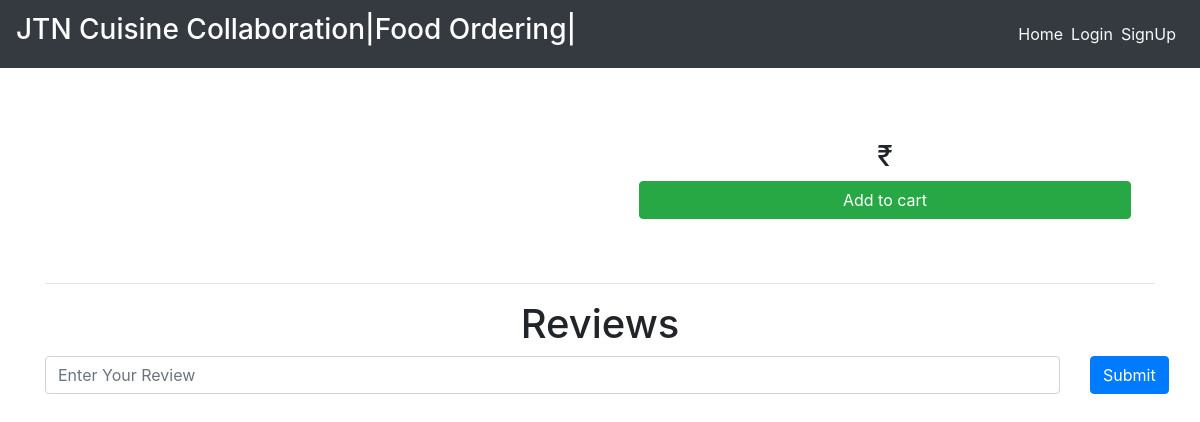
The page /dishes/gulabjamun on the database as committed earlier.
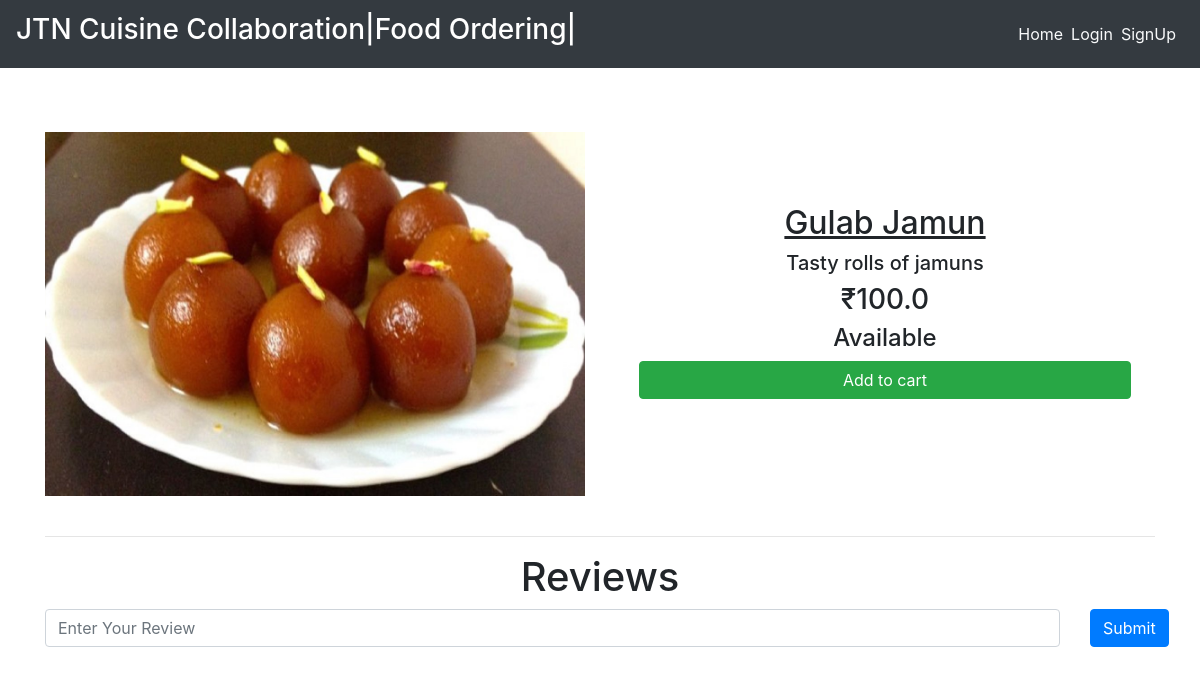
The same page on the database as committed later.
### main/models.py (models this page shows, shortened)
class Item(models.Model):
    LABELS = (
        ('Best Selling Foods', 'Best Selling Foods'),
        ('New Food', 'New Food'),
        ('Spicy Foods🔥', 'Spicy Foods🔥'),
    )
    LABEL_COLOUR = (
        ('danger', 'danger'),
        ('success', 'success'),
        ('primary', 'primary'),
        ('info', 'info'),
        ('warning', 'warning'),
    )
    title = models.CharField(max_length=150)
    description = models.CharField(max_length=250,blank=True)
    price = models.FloatField()
    pieces = models.IntegerField(default=6)
    instructions = models.CharField(max_length=250,default="Available")
    image = models.ImageField(default='default.png', upload_to='images/')
    labels = models.CharField(max_length=25, choices=LABELS, blank=True)
    label_colour = models.CharField(max_length=15, choices=LABEL_COLOUR, blank=True)
    slug = models.SlugField(default="foods")
    created_by = models.ForeignKey(User, on_delete=models.CASCADE)

### main/views.py (the view)
# urls.py: path('dishes/<slug>', views.menuDetail, name='dishes'),
def menuDetail(request, slug):
    item = Item.objects.filter(slug=slug).first()
    reviews = Reviews.objects.filter(rslug=slug).order_by('-id')[:7]
    context = {
        'item' : item,
        'reviews' : reviews,
    }
    return render(request, 'main/dishes.html', context)

### main/templates/main/dishes.html (shortened to what this page needs)
{% extends "main/layout.html" %}
{% block content %}
<div class="dishes">
  <main class="mt-3 pt-4 main">
    <div class="container dark-grey-text">
      <div class="row wow fadeIn">
        <div class="col-md-6 mb-4">
          <img src="{{ item.image.url }}" class="img-fluid mt-4" alt="">
        </div>
        <div class="col-md-6 mb-4 information">
          <div class="p-4 content">
            <div class="mt-0">
                <h2><u>{{ item.title }}</u><span class="badge badge-{{ item.label_colour }} ml-2">{{ item.labels }}</span></h2>
            </div>
            <div class="lead">
              {% if item.description %}
              <h5>{{ item.description }}</h5>
              {% endif %}
              <h3>₹{{ item.price }} </h3>
              <h4>{{ item.instructions }}</h4>
            </div>
            <a href="{% url 'main:add-to-cart' item.slug %}" class="btn btn-success btn-md my-0 p">Add to cart</a>
          </div>
        </div>
      </div>
      <hr>
    </div>
  </main>
  <div class="container">
    <h1 class="text-center">Reviews</h1>
    <form action="{% url 'main:add_reviews' %}" method="POST" class="mb-3">
      <div class="row">
        <div class="col-sm-11">
          <input type="text" name="review" class="form-control" placeholder="Enter Your Review">
        </div>
        <div class="col-sm-1">
          <button type="submit" class="btn btn-primary">Submit</button>
        </div>
      </div>
    </form>
  </div>
</div>
{% endblock content %}

Rows that differ between the two databases and show on the page:
added Item: image (picture), title "Gulab Jamun", description "Tasty rolls of jamuns", price "100.0", instructions "Available"
